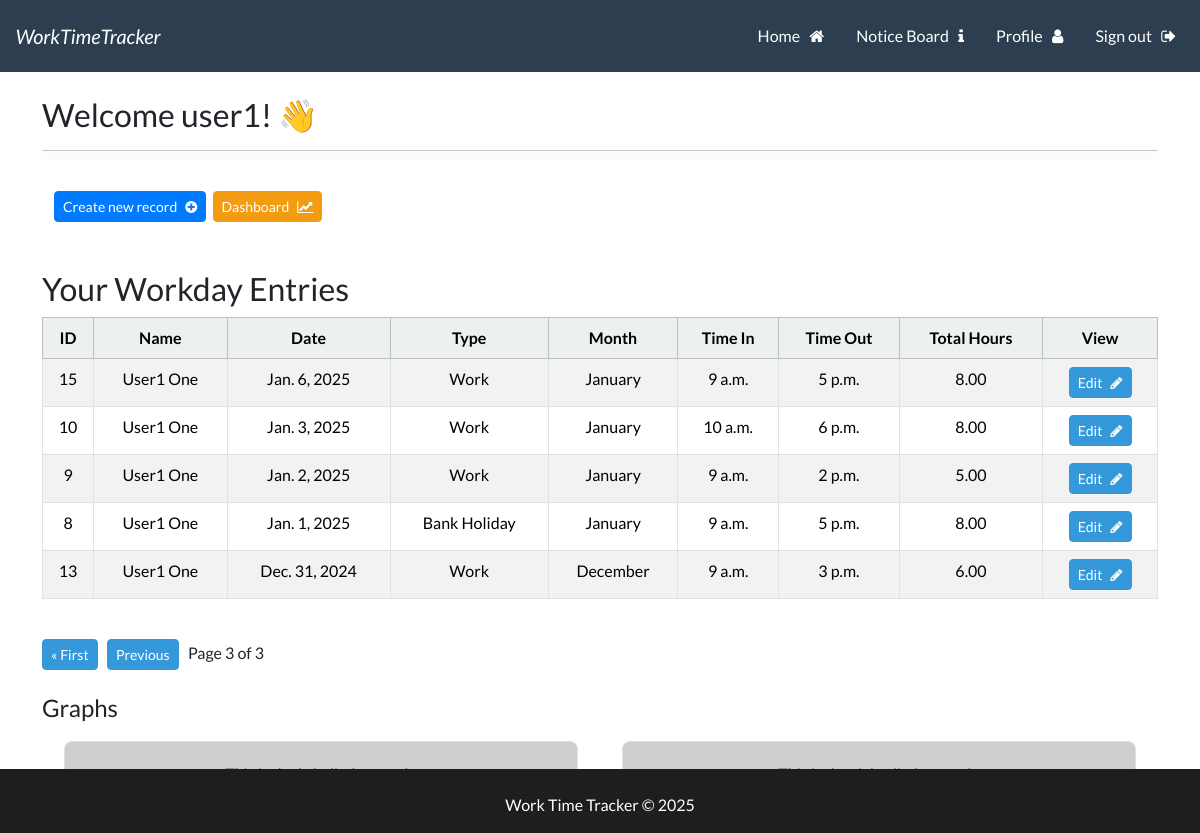
The app's page /wttapp?page=3 (signed in) with its own data.
### wttapp/models.py (models this page shows, shortened)
class Workday(models.Model):
    user = models.ForeignKey(User, related_name='user_workdays', on_delete=models.CASCADE)
    WORKDAY_TYPE_CHOICES = [
        ('Work', 'Work'),
        ('Sick Leave', 'Sick Leave'),
        ('Annual Leave', 'Annual Leave'),
        ('Bank Holiday', 'Bank Holiday'),
    ]
    MONTH_CHOICES = [
        ('January', 'January'),
        ('February', 'February'),
        ('March', 'March'),
        ('April', 'April'),
        ('May', 'May'),
        ('June', 'June'),
        ('July', 'July'),
        ('August', 'August'),
        ('September', 'September'),
        ('October', 'October'),
        ('November', 'November'),
        ('December', 'December'),
    ]
    id = models.AutoField(primary_key=True)
    date = models.DateField()
    year = models.IntegerField(default=datetime.now().year)
    month = models.CharField(
        max_length=20,
        choices=MONTH_CHOICES,
        default=get_current_month,
    )
    workday_type = models.CharField(
        max_length=20,
        choices=WORKDAY_TYPE_CHOICES,
        default='Work',
    )
    time_in = models.TimeField(blank=True, null=True)
    time_out = models.TimeField(blank=True, null=True)
    @property
    def total_hours(self):
        if self.time_in and self.time_out:
            time_in_dt = datetime.combine(date.today(), self.time_in)
            time_out_dt = datetime.combine(date.today(), self.time_out)
            time_diff = time_out_dt - time_in_dt
            return time_diff.total_seconds() / 3600  # Convert seconds to hours
        return 0

### UserLogin/models.py (models this page shows, shortened)
class UserProfile(models.Model):
    user = models.OneToOneField(User, related_name='user_profile', on_delete=models.CASCADE)
    username = models.CharField(max_length=150, editable=False)  # Automatically populated
    firstname = models.CharField(max_length=30, null=False, editable=True)  # Automatically populated
    lastname = models.CharField(max_length=150, null=False, editable=True)  # Automatically populated
    email = models.EmailField(null=True, editable=True)  # Automatically populated
    emergency_contact = models.CharField(max_length=100, blank=True, null=True, help_text="Emergency contact name and number.")
    manager_name = models.ForeignKey(
        User,
        related_name='user_manager',
        on_delete=models.SET_NULL,
        blank=True,
        null=True,
    )
    POSITION_CHOICES = [
        ('Staff', 'Staff'),
        ('Manager', 'Manager'),
        ('System Admin', 'System Admin'),
    ]
    position = models.CharField(
        max_length=20,
        choices=POSITION_CHOICES,
        default='Staff',
        help_text="This can be edited by your manager or System admin."
    )
    STATUS_CHOICES = [
        ('Active', 'Active'),
        ('Former', 'Former'),
    ]
    status = models.CharField(
        max_length=10,
        choices=STATUS_CHOICES,
        default='Active',
        help_text="User status (Active or Former)."
    )
    profile_picture = models.ImageField(upload_to='profile_pictures', blank=True, null=True)

### wttapp/views.py (the view)
# urls.py: 2. Add a URL to urlpatterns:  path('', views.home, name='home')
@login_required
def home(request):
    user_profile = UserProfile.objects.get(user=request.user)
    if user_profile.status == 'Active' and user_profile.position in ['System Admin', 'Manager']:
        records_list = Workday.objects.select_related('user__user_profile').all().order_by('-date')  # Show all records
    else:
        records_list = Workday.objects.select_related('user__user_profile').filter(user=request.user).order_by('-date')  # Show only the user's records
    paginator = Paginator(records_list, 5)  # Show 5 records per page
    page = request.GET.get('page', 1)  # Get the current page number from the request
    try:
        records = paginator.page(page)
    except PageNotAnInteger:
        records = paginator.page(1)
    except EmptyPage:
        records = paginator.page(paginator.num_pages)
    return render(request, 'wttapp/home.html', {'records': records, 'user_profile': user_profile})

### templates/wttapp/home.html (shortened to what this page needs)
{% extends 'base.html' %}
{% load static %}
{% block content %}
<h3> Welcome {{user}}! 👋 </h3>
<hr>
<br>
<div class="container-fluid">
    <div class="row">
        <div class="col-md-6 col-12">
                <a class="btn btn-primary btn-sm" href="{% url 'create_record' %}">Create new record &nbsp; <i class="fa fa-plus-circle" aria-hidden="true"></i></a>&nbsp;
                <a class="btn btn-warning btn-sm ml-auto" href="{% url 'dashboard' %}">Dashboard &nbsp; <i class="fa fa-line-chart" aria-hidden="true"></i></a>
        </div>
    </div>
</div>
<br><br>
{% if user_profile.status == 'Active' and user_profile.position in 'System Admin Manager' %}
    <h3>All Workday Entries</h3>
{% else %}
    <h3>Your Workday Entries</h3>
{% endif %}
<table class="table table-hover table-striped  table-bordered text-center">
    <thead class="table-light">
        <tr>
            <th scope="col">ID</th>
            <th scope="col">Name</th>
            <th scope="col">Date</th>
            <th scope="col">Type</th>
            <th scope="col">Month</th>
            <th scope="col">Time In</th>
            <th scope="col">Time Out</th>
            <th scope="col">Total Hours</th>
            <th scope="col">View</th>
        </tr>
    </thead>
    <tbody>
        {% if records %}
        {% for record in records %}
        <tr>
            <td>{{ record.id }}</td>
            <td>{{ record.user.user_profile.firstname }} {{ record.user.user_profile.lastname }} </td>
            <td>{{ record.date }}</td>
            <td>{{ record.get_workday_type_display }}</td>
            <td>{{ record.get_month_display }}</td>
            <td>{{ record.time_in }}</td>
            <td>{{ record.time_out }}</td>
            <td>{{ record.total_hours|floatformat:2 }}</td>
            <td>
                <a href="{% url 'edit_workday' record.id %}" class="btn btn-info btn-sm">Edit &nbsp; <i class="fa fa-pencil" aria-hidden="true"></i></a>
        </tr>
        {% endfor %}
        {% endif %}
    </tbody>
</table>
<br>
<div class="pagination">
    <span class="step-links">
        {% if records.has_previous %}
        <a class="btn btn-info btn-sm btn-info" href="?page=1">&laquo; First</a> &nbsp;
        <a class="btn btn-info btn-sm btn-info" href="?page={{ records.previous_page_number }}">Previous</a> &nbsp;
        {% endif %}
        <span class="current">
            Page {{ records.number }} of {{ records.paginator.num_pages }} &nbsp;
        </span>
    </span>
</div>
<br>
<h4>Graphs</h4>
<div class="container-fluid">
    <div class="row">
        <div class="col-md-6 col-12">
            <div class="custom-div">
                <p class="text-muted">This is the left div for graph.</p>
            </div>
        </div>
        <div class="col-md-6 col-12">
            <div class="custom-div">
                <p class="text-muted">This is the right div for pragh. </p>
            </div>
        </div>
    </div>
</div>
{% endblock %}

### static/css/styles.css (style rules this page uses)
hr { box-shadow: 0 4px 10px rgba(0.8, 0.8, 0.8, 0.8); }
a { text-decoration: none; }
html, body { height: 100%; margin: 0; }
.custom-div { background-color: #cfcfcf; border: 1px solid #dee2e6; padding: 20px; margin: 10px; border-radius: 8px; text-align: center; }
.btn-primary { background-color: #007bff; border-color: #007bff; }

### records on screen
Workday: id "15", user.user_profile.firstname "User1", user.user_profile.lastname "One", date "Jan. 6, 2025", workday_type "Work", month "January", time_in "9 a.m.", time_out "5 p.m.", total_hours "8.00"
Workday: id "10", user.user_profile.firstname "User1", user.user_profile.lastname "One", date "Jan. 3, 2025", workday_type "Work", month "January", time_in "10 a.m.", time_out "6 p.m.", total_hours "8.00"
Workday: id "9", user.user_profile.firstname "User1", user.user_profile.lastname "One", date "Jan. 2, 2025", workday_type "Work", month "January", time_in "9 a.m.", time_out "2 p.m.", total_hours "5.00"
Workday: id "8", user.user_profile.firstname "User1", user.user_profile.lastname "One", date "Jan. 1, 2025", workday_type "Bank Holiday", month "January", time_in "9 a.m.", time_out "5 p.m.", total_hours "8.00"
Workday: id "13", user.user_profile.firstname "User1", user.user_profile.lastname "One", date "Dec. 31, 2024", workday_type "Work", month "December", time_in "9 a.m.", time_out "3 p.m.", total_hours "6.00"

### other values on screen
{{ user }} "user1"
{{ records.number }} "3"
{{ records.paginator.num_pages }} "3"
